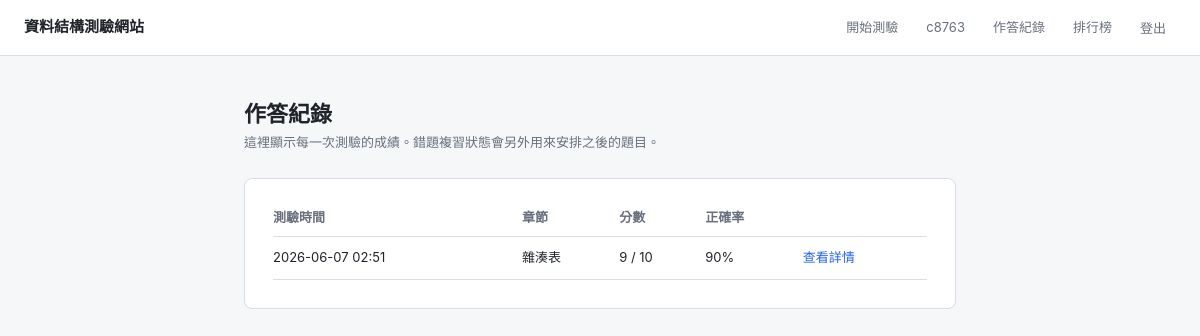
/history/ (signed in), run on the app's committed database.
### quiz/models.py (models this page shows, shortened)
class QuizAttempt(models.Model):
    user = models.ForeignKey(
        User,
        on_delete=models.CASCADE,
        related_name="quiz_attempts",
        verbose_name="使用者",
    )
    chapter = models.ForeignKey(
        Chapter,
        on_delete=models.PROTECT,
        related_name="quiz_attempts",
        verbose_name="章節",
    )
    question_count = models.PositiveIntegerField(default=0, verbose_name="題數")
    score = models.PositiveIntegerField(default=0, verbose_name="分數")
    started_at = models.DateTimeField(auto_now_add=True, verbose_name="開始時間")
    completed_at = models.DateTimeField(null=True, blank=True, verbose_name="完成時間")
    class Meta:
        ordering = ["-started_at"]
        verbose_name = "測驗紀錄"
        verbose_name_plural = "測驗紀錄"
    @property
    def accuracy(self):
        if not self.question_count:
            return 0
        return int(self.score / self.question_count * 100)

class Chapter(models.Model):
    name = models.CharField(max_length=100, verbose_name="章節名稱")
    order = models.PositiveIntegerField(default=0, verbose_name="排序")
    class Meta:
        ordering = ["order", "id"]
        verbose_name = "章節"
        verbose_name_plural = "章節"

### quiz/views.py (the view)
# urls.py: path('history/',           views.history,       name='history'),
@login_required
def history(request):
    attempts = (
        QuizAttempt.objects.filter(user=request.user)
        .select_related("chapter")
        .prefetch_related("answers")
        .order_by("-started_at")
    )
    return render(
        request,
        "quiz/history.html",
        {"attempts": attempts},
    )

### quiz/templates/quiz/history.html (shortened to what this page needs)
{% extends 'quiz/base.html' %}
{% block content %}
<div class="container">
  <div style="margin-bottom: 24px;">
    <h1 style="font-size: 22px; font-weight: 800;">作答紀錄</h1>
    <p class="text-muted">這裡顯示每一次測驗的成績。錯題複習狀態會另外用來安排之後的題目。</p>
  </div>
  <div class="card">
    <table>
      <thead>
        <tr>
          <th>測驗時間</th>
          <th>章節</th>
          <th>分數</th>
          <th>正確率</th>
          <th></th>
        </tr>
      </thead>
      <tbody>
        {% for attempt in attempts %}
        <tr>
          <td>
            {% if attempt.completed_at %}
              {{ attempt.completed_at|date:"Y-m-d H:i" }}
            {% else %}
              {{ attempt.started_at|date:"Y-m-d H:i" }}
            {% endif %}
          </td>
          <td>{{ attempt.chapter.name }}</td>
          <td>{{ attempt.score }} / {{ attempt.question_count }}</td>
          <td>{{ attempt.accuracy }}%</td>
          <td><a href="{% url 'history_detail' attempt.id %}">查看詳情</a></td>
        </tr>
        {% empty %}
        <tr>
          <td colspan="5" class="text-muted">尚無測驗紀錄。</td>
        </tr>
        {% endfor %}
      </tbody>
    </table>
  </div>
</div>
{% endblock %}

### quiz/templates/quiz/base.html (shortened to what this page needs)
<!DOCTYPE html>
<html lang="zh-Hant">
<head>
</head>
<body>
<nav>
  <a href="{% url 'home' %}" class="nav-brand">資料結構測驗網站</a>
  <div class="nav-links">
    {% if user.is_authenticated %}
      <a href="{% url 'quiz_setup' %}">開始測驗</a>
      <span>{{ user.username }}</span>
      <a href="{% url 'history' %}">作答紀錄</a>
      <a href="{% url 'leaderboard' %}">排行榜</a>
      <form method="post" action="{% url 'logout' %}" style="display: inline;">
        <button type="submit">登出</button>
      </form>
    {% else %}
      <a href="{% url 'login' %}">登入</a>
      <a href="{% url 'register' %}">註冊</a>
    {% endif %}
  </div>
</nav>
{% block content %}{% endblock %}
</body>
</html>

### quiz/templates/quiz/base.html (style rules this page uses)
*, *::before, *::after { box-sizing: border-box; margin: 0; padding: 0; }
:root { --bg: #f6f7f9; --surface: #ffffff; --border: #d9dde5; --text: #20242a; --muted: #68707d; --accent: #2563eb; --accent-dim: #eff6ff; --ok: #15803d; --ok-dim: #f0fdf4; --err: #b91c1c; --err-dim: #fef2f2; --radius: 8px; }
body { background: var(--bg); color: var(--text); font-family: -apple-system, BlinkMacSystemFont, "Segoe UI", "Noto Sans TC", Arial, sans-serif; font-size: 15px; line-height: 1.65; min-height: 100vh; }
a { color: var(--accent); text-decoration: none; }
nav { background: var(--surface); border-bottom: 1px solid var(--border); padding: 0 24px; min-height: 56px; display: flex; align-items: center; justify-content: space-between; gap: 16px; }
.nav-brand { font-size: 15px; font-weight: 700; color: var(--text); }
.nav-links { display: flex; gap: 8px; align-items: center; flex-wrap: wrap; justify-content: flex-end; }
.nav-links a, .nav-links span, .nav-links button { font-size: 13px; color: var(--muted); padding: 5px 10px; border-radius: var(--radius); border: 0; background: transparent; font-family: inherit; cursor: pointer; }
.container { max-width: 760px; margin: 0 auto; padding: 40px 24px; }
.card { background: var(--surface); border: 1px solid var(--border); border-radius: var(--radius); padding: 28px; }
.score-label, .text-muted { color: var(--muted); font-size: 13px; }
table { width: 100%; border-collapse: collapse; font-size: 13px; }
th { color: var(--muted); text-align: left; padding: 0 8px 8px 0; border-bottom: 1px solid var(--border); }
td { padding: 10px 8px 10px 0; border-bottom: 1px solid var(--border); vertical-align: top; }

### data on the page
QuizAttempt: completed_at "2026-06-07 02:51", chapter.name "雜湊表", score "9", question_count "10", accuracy "90"

### other printed values
{{ user.username }} "c8763"
